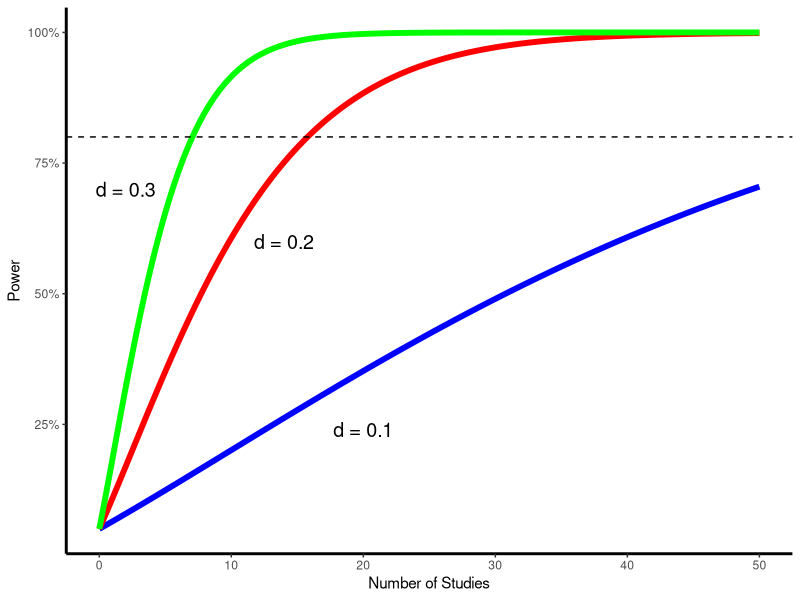
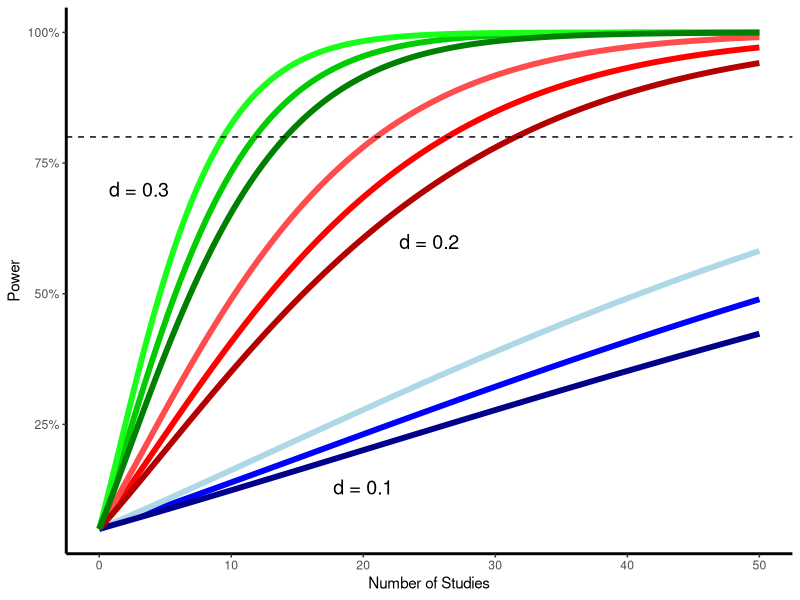

These charts were generated, in order, by the following R code:
## ---- chunk 1
power.analysis.fixed<-function(d,k,n1,n2,p){

  n1<-n1
  n2<-n2
  d<-d
  k<-k
  p<-p
  title<-c("Power for a fixed-effect meta-analysis:")

  v.d<-((n1+n2)/(n1*n2))+((d*d)/(2*(n1+n2)))
  v.m<-v.d/k
  lambda<-(d/sqrt(v.m))
  plevel<-1-(p/2)
  zval<-qnorm(p=plevel, 0,1)
  power<-1-(pnorm(zval-lambda))+(pnorm(-zval-lambda))
  return(power)
}
## ---- chunk 2
library(kableExtra)
Package<-c("d","k","n1","n2","p")
Description<-c("The effect size we want to be able to detect","The number of studies we will likely be able to include into our analysis","The average number of participats we assume in the intervention arms of our included studies","The average number of participats we assume in the control arms of our included studies","The Type I error rate (p-level). It is common to use 'p=0.05'")
m<-data.frame(Package,Description)
names<-c("Parameter", "Description")
colnames(m)<-names
kable(m)
## ---- chunk 3
power.analysis.fixed(d=0.30,k=10,n1=25,n2=25,p=0.05)
## ---- chunk 4
library(ggplot2)
library(reshape)
k <- seq(0, 50, length=1000)
pow.vals01<-lapply(k,function(k) power.analysis.fixed(d=0.10,k=k,n1=25,n2=25,p=0.05))
pow.vals02<-lapply(k,function(k) power.analysis.fixed(d=0.20,k=k,n1=25,n2=25,p=0.05))
pow.vals03<-lapply(k,function(k) power.analysis.fixed(d=0.30,k=k,n1=25,n2=25,p=0.05))
pow.vals01<-as.numeric(pow.vals01)
pow.vals02<-as.numeric(pow.vals02)
pow.vals03<-as.numeric(pow.vals03)
data<-data.frame(k,pow.vals01,pow.vals02,pow.vals03)
ggplot()+
  geom_line(data = data, aes(x = k, y = pow.vals01), color = "blue",size=2) +
  geom_line(data = data, aes(x = k, y = pow.vals02), color = "red",size=2) +
  geom_line(data = data, aes(x = k, y = pow.vals03), color = "green",size=2) +
  xlab('Number of Studies') +
  ylab('Power')+
  scale_y_continuous(labels = scales::percent)+
  theme(
        axis.line= element_line(color = "black",size = 1,linetype = "solid"),
        legend.position = "bottom",
        panel.grid.major = element_blank(),
        panel.grid.minor = element_blank(),
        panel.background = element_blank(),
        legend.background = element_rect(linetype="solid",
                                         colour ="black"),
        legend.title = element_blank(),
        legend.key.size = unit(0.75,"cm"),
        legend.text=element_text(size=14))+
annotate("text", x = 2, y = 0.7, label = "d = 0.3",size=5)+
  annotate("text", x = 14, y = 0.6, label = "d = 0.2",size=5)+
  annotate("text", x = 20, y = 0.24, label = "d = 0.1",size=5)+
  geom_hline(yintercept=0.8,linetype="dashed")
## ---- chunk 5
power.analysis.random<-function(d,k,n1,n2,p,heterogeneity){

  n1<-n1
  n2<-n2
  d<-d
  k<-k
  p<-p
  heterogeneity<-heterogeneity
  
  if(heterogeneity=="low"){

  v.d<-((n1+n2)/(n1*n2))+((d*d)/(2*(n1+n2)))
  v.m<-v.d/k
  v.m<-1.33*v.m
  lambda<-(d/sqrt(v.m))
  plevel<-1-(p/2)
  zval<-qnorm(p=plevel, 0,1)
  power<-1-(pnorm(zval-lambda))+(pnorm(-zval-lambda))
  return(power)
  }
  
  if(heterogeneity=="moderate"){
    
      v.d<-((n1+n2)/(n1*n2))+((d*d)/(2*(n1+n2)))
  v.m<-v.d/k
  v.m<-1.67*v.m
  lambda<-(d/sqrt(v.m))
  plevel<-1-(p/2)
  zval<-qnorm(p=plevel, 0,1)
  power<-1-(pnorm(zval-lambda))+(pnorm(-zval-lambda))
  return(power)
  }
    
    if(heterogeneity=="high"){
    
      v.d<-((n1+n2)/(n1*n2))+((d*d)/(2*(n1+n2)))
  v.m<-v.d/k
  v.m<-2*v.m
  lambda<-(d/sqrt(v.m))
  plevel<-1-(p/2)
  zval<-qnorm(p=plevel, 0,1)
  power<-1-(pnorm(zval-lambda))+(pnorm(-zval-lambda))
  return(power)
  }
    
}
## ---- chunk 6
power.analysis.random(d=0.30,k=10,n1=25,n2=25,p=0.05,heterogeneity = "moderate")

## ---- chunk 7
library(ggplot2)
library(reshape)

k <- seq(0, 50, length=1000)
pow.vals01<-lapply(k,function(k) power.analysis.random(d=0.10,k=k,n1=25,n2=25,p=0.05,heterogeneity = "moderate"))
pow.vals02<-lapply(k,function(k) power.analysis.random(d=0.20,k=k,n1=25,n2=25,p=0.05,heterogeneity = "moderate"))
pow.vals03<-lapply(k,function(k) power.analysis.random(d=0.30,k=k,n1=25,n2=25,p=0.05,heterogeneity = "moderate"))
pow.vals01<-as.numeric(pow.vals01)
pow.vals02<-as.numeric(pow.vals02)
pow.vals03<-as.numeric(pow.vals03)
data1<-data.frame(k,pow.vals01,pow.vals02,pow.vals03)

k <- seq(0, 50, length=1000)
pow.vals01<-lapply(k,function(k) power.analysis.random(d=0.10,k=k,n1=25,n2=25,p=0.05,heterogeneity = "low"))
pow.vals02<-lapply(k,function(k) power.analysis.random(d=0.20,k=k,n1=25,n2=25,p=0.05,heterogeneity = "low"))
pow.vals03<-lapply(k,function(k) power.analysis.random(d=0.30,k=k,n1=25,n2=25,p=0.05,heterogeneity = "low"))
pow.vals01<-as.numeric(pow.vals01)
pow.vals02<-as.numeric(pow.vals02)
pow.vals03<-as.numeric(pow.vals03)
data2<-data.frame(k,pow.vals01,pow.vals02,pow.vals03)

k <- seq(0, 50, length=1000)
pow.vals01<-lapply(k,function(k) power.analysis.random(d=0.10,k=k,n1=25,n2=25,p=0.05,heterogeneity = "high"))
pow.vals02<-lapply(k,function(k) power.analysis.random(d=0.20,k=k,n1=25,n2=25,p=0.05,heterogeneity = "high"))
pow.vals03<-lapply(k,function(k) power.analysis.random(d=0.30,k=k,n1=25,n2=25,p=0.05,heterogeneity = "high"))
pow.vals01<-as.numeric(pow.vals01)
pow.vals02<-as.numeric(pow.vals02)
pow.vals03<-as.numeric(pow.vals03)
data3<-data.frame(k,pow.vals01,pow.vals02,pow.vals03)


ggplot()+
  geom_line(data = data1, aes(x = k, y = pow.vals01), color = "blue",size=2) +
  geom_line(data = data1, aes(x = k, y = pow.vals02), color = "#ff0000",size=2) +
  geom_line(data = data1, aes(x = k, y = pow.vals03), color = "#00cc00",size=2) +
  geom_line(data = data2, aes(x = k, y = pow.vals01), color = "lightblue",size=2) +
  geom_line(data = data2, aes(x = k, y = pow.vals02), color = "#ff4d4d",size=2) +
  geom_line(data = data2, aes(x = k, y = pow.vals03), color = "#1aff1a",size=2) +
  geom_line(data = data3, aes(x = k, y = pow.vals01), color = "darkblue",size=2) +
  geom_line(data = data3, aes(x = k, y = pow.vals02), color = "#b30000",size=2) +
  geom_line(data = data3, aes(x = k, y = pow.vals03), color = "#008000",size=2) +
  xlab('Number of Studies') +
  ylab('Power')+
  scale_y_continuous(labels = scales::percent)+
  theme(
        axis.line= element_line(color = "black",size = 1,linetype = "solid"),
        legend.position = "bottom",
        panel.grid.major = element_blank(),
        panel.grid.minor = element_blank(),
        panel.background = element_blank(),
        legend.background = element_rect(linetype="solid",
                                         colour ="black"),
        legend.title = element_blank(),
        legend.key.size = unit(0.75,"cm"),
        legend.text=element_text(size=14))+
annotate("text", x = 3, y = 0.7, label = "d = 0.3",size=5)+
  annotate("text", x = 25, y = 0.6, label = "d = 0.2",size=5)+
  annotate("text", x = 20, y = 0.13, label = "d = 0.1",size=5)+
  geom_hline(yintercept=0.8,linetype="dashed")
